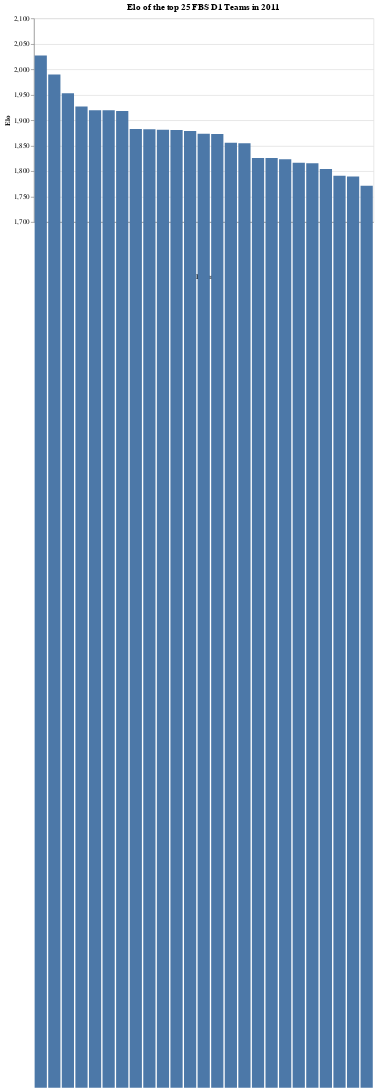

Write notebook code for a chart like this one.
### Code cell
#this code takes the top 25 teams in 2011 and plots them using Altair

#print(elos_2011.head(25).index.values)
elos_2011_top25 = elos_2011.head(25)
elos_2011_top25 = elos_2011_top25.reset_index()
elos_2011_top25.head()

#build the chart
alt.Chart(elos_2011_top25).mark_bar().encode(
    x = alt.X('index', sort=None, title = 'Team'),
    y = alt.Y('Elo', scale=alt.Scale(domain = [1700, 2100]))
).properties(
    title = 'Elo of the top 25 FBS D1 Teams in 2011'
)

### Figure 1 — Vega-Lite specification as saved in the notebook (floating-point values rounded to 4 significant figures)
{"config": {"view": {"continuousWidth": 400, "continuousHeight": 300}}, "data": {"name": "data-3b29ccee2ec7c82d85d54ad282ebfb8f"}, "mark": "bar", "encoding": {"x": {"type": "nominal", "field": "index", "sort": null, "title": "Team"}, "y": {"type": "quantitative", "field": "Elo", "scale": {"domain": [1700, 2100]}}}, "title": "Elo of the top 25 FBS D1 Teams in 2011", "$schema": "https://vega.github.io/schema/vega-lite/v4.8.1.json", "datasets": {"data-3b29ccee2ec7c82d85d54ad282ebfb8f": [{"index": "LSU", "Elo": 2027.0}, {"index": "Alabama", "Elo": 1990.0}, {"index": "Oregon", "Elo": 1953.0}, {"index": "USC", "Elo": 1927.0}, {"index": "Boise State", "Elo": 1920.0}, {"index": "Virginia Tech", "Elo": 1919.0}, {"index": "Oklahoma", "Elo": 1918.0}, {"index": "TCU", "Elo": 1883.0}, {"index": "Wisconsin", "Elo": 1882.0}, {"index": "Oklahoma State", "Elo": 1881.0}, {"index": "Ohio State", "Elo": 1881.0}, {"index": "Auburn", "Elo": 1879.0}, {"index": "Florida", "Elo": 1874.0}, {"index": "Stanford", "Elo": 1873.0}, {"index": "Arkansas", "Elo": 1855.0}, {"index": "Georgia", "Elo": 1855.0}, {"index": "Florida State", "Elo": 1826.0}, {"index": "Penn State", "Elo": 1826.0}, {"index": "South Carolina", "Elo": 1823.0}, {"index": "Texas", "Elo": 1816.0}, {"index": "Nebraska", "Elo": 1815.0}, {"index": "Michigan State", "Elo": 1804.0}, {"index": "West Virginia", "Elo": 1791.0}, {"index": "Clemson", "Elo": 1789.0}, {"index": "Utah", "Elo": 1771.0}]}}
